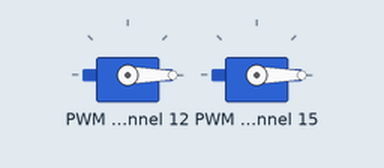
A program run on a simulated Raspberry Pi (BCM pin numbers). Shown: 2 × servo. What the program prints to the terminal is not drawn.

Above: at 0.05 s.
Timing chart, 0 to 3.0 s (numbered marks = the images above):
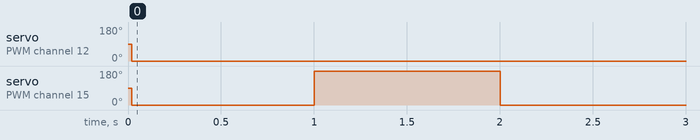

Measured:
- by itself, servo on PWM channel 12: 90° → 0° at 0.02 s
- by itself, servo on PWM channel 15: alternates 180° for 1.0 s and 0° for 1.0 s

The program:

control_servo_motors.py
```python
import time

# sudo pip3 install adafruit-blinka
# sudo pip3 install adafruit-circuitpython-pca9685
# sudo pip3 install adafruit-circuitpython-servokit
from adafruit_pca9685 import PCA9685
from board import SCL, SDA
import busio
from adafruit_motor import servo


i2c_bus = busio.I2C(SCL, SDA)
pwm = PCA9685(i2c_bus)                                     # 使用默认地址初始化PWM设备

pwm.frequency = 50                                         # 将频率设置为50 Hz

servo_12 = servo.Servo(pwm.channels[12])                   # 指定第12通道的舵机（从0开始）
servo_15 = servo.Servo(pwm.channels[15])                   # 指定第15通道的舵机


print('Moving servo on channel 0, press Ctrl-C to quit...')
servo_12.angle = 90
servo_15.angle = 90
while True:
    # 伺服电机转动最小角度和最大角度
    servo_12.angle = 0
    servo_15.angle = 0
    time.sleep(1)
    servo_12.angle = 0
    servo_15.angle = 180
    time.sleep(1)
```
